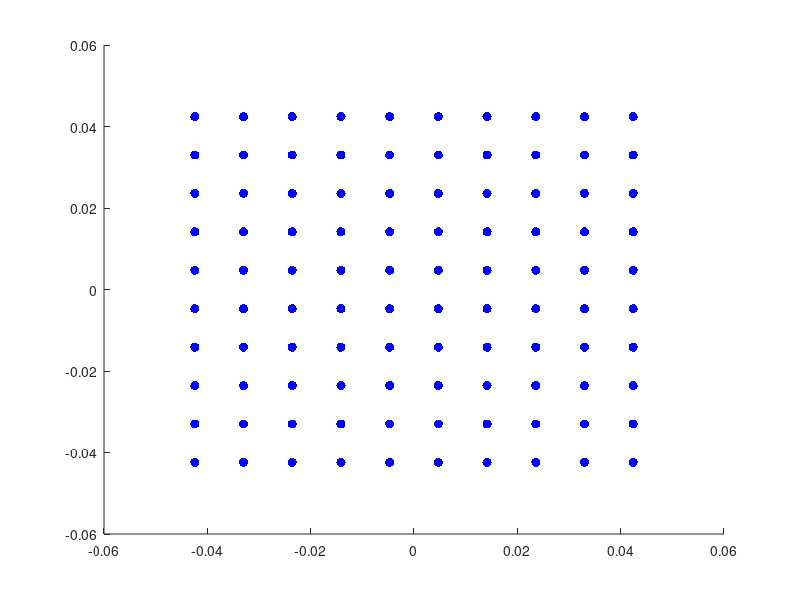

Source code (MATLAB): (Note: this script raises an error after producing the figure.)
%function SS = simple_space()

Ndipoles_per_level = [10, 10];
levelDepths = [0.060, 0.040];

rSensors = 0.100; % mm
rSources = 0.060; dSources = sqrt(0.5*rSources^2);

xx = linspace(-dSources,dSources,Ndipoles_per_level(1));
yy = linspace(-dSources,dSources,Ndipoles_per_level(2));

%sourceSpace = zeros(Ndipoles_per_level(1), Ndipoles_per_level(2), length(levelDepths));
sourceLoc = zeros(prod([length(levelDepths), Ndipoles_per_level]), 3);
for kk = 1:length(levelDepths)
    curind = (kk-1)*prod(Ndipoles_per_level) + 1;
    for jj = 1:Ndipoles_per_level(2)
        for ii = 1:Ndipoles_per_level(1)
            sourceLoc(curind,:) = [xx(ii), yy(jj), levelDepths(kk)];
            curind = curind + 1;
        end
    end
end
nSources = size(sourceLoc,1);

clf; hold on
hhss = plot3(sourceLoc(:,1),sourceLoc(:,2),sourceLoc(:,3),'b.');
set(hhss,'MarkerSize',20);


nodefile = 'icosph4.grid';
trifile = 'icosph4.tri';
posBn = rSensors*load(nodefile);
triBn = load(trifile);
[posBn, triBn] = limitTRI(posBn,triBn); 
%trimesh(triBn, posBn(:,1),posBn(:,2),posBn(:,3)); hold on

nodefile = 'icosph3.grid';
trifile = 'icosph3.tri';

posBn = rSensors*load(nodefile);
triBn = load(trifile);

[sensorPos, sensorTri] = limitTRI(posBn,triBn); 
nSensors = size(sensorPos,1);
hh = plot3(sensorPos(:,1),sensorPos(:,2),sensorPos(:,3),'k.');
set(hh,'MarkerSize',20);
axis equal; axis tight; hold on
% %shading interp;%  colorbar
view(2)
xlabel('x-axis')
ylabel('y-axis')
zlabel('z-axis')

%% calculate lead field, aka. gain matrix
G=zeros(size(sensorPos,1),nSources*2);
for ii = 1:nSensors
    tmp = zeros(2,nSources);
    for jj = 1:nSources
        tmp(1,jj) = magsphere_Sarvas(sourceLoc(jj,:), [1,0,0], sensorPos(ii,:)); 
        tmp(2,jj) = magsphere_Sarvas(sourceLoc(jj,:), [0,1,0], sensorPos(ii,:)); 
        G(ii,2*(jj-1)+1) = magsphere_Sarvas(sourceLoc(jj,:), [0,1,0], sensorPos(ii,:)); 
    end
    G(ii,:) = reshape(tmp, 1, nSources*2);
end



% [sensorPos,sensorTri] = load_sensors();
% 
% hh = plot3(sensorPos(:,1),sensorPos(:,2),sensorPos(:,3),'k.');
% axis equal; axis tight;
% set(hh,'MarkerSize',12);
% %shading interp;%  colorbar
% 
% trimesh(sensorTri,sensorPos);
% 
% function [sensorPos, sensorTri] = load_sensors()
% 
% load SensorsM
% 
% nsensors = size(sensLoc, 1);
% nchips = nsensors/3;
% sensorPos = zeros(nchips, 3);
% for ii=1:nchips,
%     
%     sensorPos(ii,:) = sensLoc((ii-1)*3+1,1:3);
%     
% end
% sensorTri = delaunay(sensorPos);

